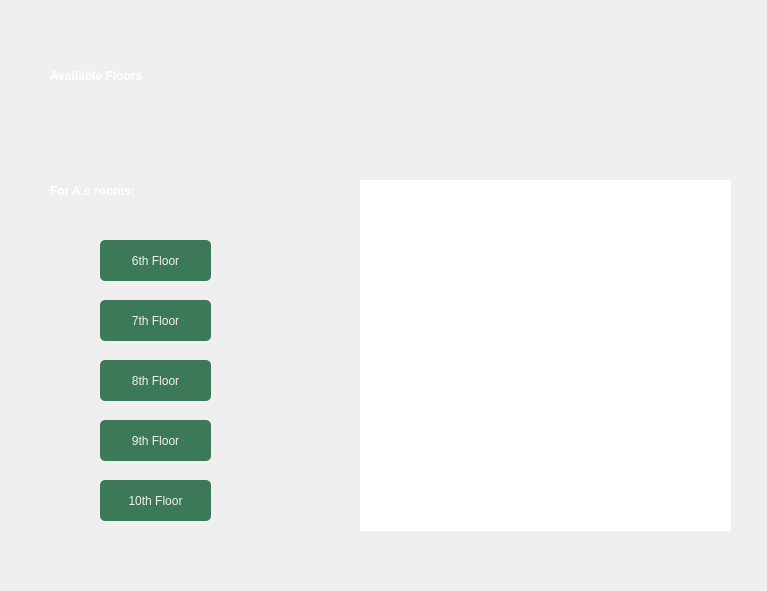
<?xml version="1.0" encoding="UTF-8"?>
<ui version="4.0">
 <class>Dialog</class>
 <widget class="QDialog" name="Dialog">
  <property name="geometry">
   <rect>
    <x>0</x>
    <y>0</y>
    <width>767</width>
    <height>591</height>
   </rect>
  </property>
  <property name="windowTitle">
   <string>Dialog</string>
  </property>
  <widget class="QLabel" name="label">
   <property name="geometry">
    <rect>
     <x>-20</x>
     <y>0</y>
     <width>791</width>
     <height>601</height>
    </rect>
   </property>
   <property name="text">
    <string/>
   </property>
   <property name="pixmap">
    <pixmap>Green White Minimalist Room Hotel Instagram Post (1).png</pixmap>
   </property>
   <property name="scaledContents">
    <bool>true</bool>
   </property>
  </widget>
  <widget class="QLabel" name="floorsLabel">
   <property name="geometry">
    <rect>
     <x>50</x>
     <y>50</y>
     <width>281</width>
     <height>51</height>
    </rect>
   </property>
   <property name="styleSheet">
    <string notr="true">font: italic 36pt &quot;Palace Script MT&quot;;
font-weight: bold;
color:white;</string>
   </property>
   <property name="text">
    <string>Available Floors</string>
   </property>
  </widget>
  <widget class="QLabel" name="acroomLabel">
   <property name="geometry">
    <rect>
     <x>50</x>
     <y>160</y>
     <width>281</width>
     <height>61</height>
    </rect>
   </property>
   <property name="styleSheet">
    <string notr="true">font: italic 36pt &quot;Palace Script MT&quot;;
font-weight: bold;
color:white;</string>
   </property>
   <property name="text">
    <string>For A.c rooms:</string>
   </property>
  </widget>
  <widget class="QLabel" name="PictureLabel">
   <property name="geometry">
    <rect>
     <x>360</x>
     <y>180</y>
     <width>371</width>
     <height>351</height>
    </rect>
   </property>
   <property name="styleSheet">
    <string notr="true">background-color:rgb(255, 255, 255);
border: 2px solid white;
</string>
   </property>
   <property name="text">
    <string/>
   </property>
   <property name="pixmap">
    <pixmap>top.jpeg</pixmap>
   </property>
   <property name="scaledContents">
    <bool>true</bool>
   </property>
  </widget>
  <widget class="QPushButton" name="floor6Button">
   <property name="geometry">
    <rect>
     <x>100</x>
     <y>240</y>
     <width>111</width>
     <height>41</height>
    </rect>
   </property>
   <property name="styleSheet">
    <string notr="true">border-radius: 5px;
font: 75 12pt &quot;Segoe Print&quot;;
background-color: rgb(60, 121, 89);
color: rgb(240, 240, 240);</string>
   </property>
   <property name="text">
    <string>6th Floor</string>
   </property>
  </widget>
  <widget class="QPushButton" name="floor9Button">
   <property name="geometry">
    <rect>
     <x>100</x>
     <y>420</y>
     <width>111</width>
     <height>41</height>
    </rect>
   </property>
   <property name="styleSheet">
    <string notr="true">border-radius: 5px;
font: 75 12pt &quot;Segoe Print&quot;;
background-color: rgb(60, 121, 89);
color: rgb(240, 240, 240);</string>
   </property>
   <property name="text">
    <string>9th Floor</string>
   </property>
  </widget>
  <widget class="QPushButton" name="floor8Button">
   <property name="geometry">
    <rect>
     <x>100</x>
     <y>360</y>
     <width>111</width>
     <height>41</height>
    </rect>
   </property>
   <property name="styleSheet">
    <string notr="true">border-radius: 5px;
font: 75 12pt &quot;Segoe Print&quot;;
background-color: rgb(60, 121, 89);
color: rgb(240, 240, 240);</string>
   </property>
   <property name="text">
    <string>8th Floor</string>
   </property>
  </widget>
  <widget class="QPushButton" name="floor7Button">
   <property name="geometry">
    <rect>
     <x>100</x>
     <y>300</y>
     <width>111</width>
     <height>41</height>
    </rect>
   </property>
   <property name="styleSheet">
    <string notr="true">border-radius: 5px;
font: 75 12pt &quot;Segoe Print&quot;;
background-color: rgb(60, 121, 89);
color: rgb(240, 240, 240);</string>
   </property>
   <property name="text">
    <string>7th Floor</string>
   </property>
  </widget>
  <widget class="QPushButton" name="floor10Button">
   <property name="geometry">
    <rect>
     <x>100</x>
     <y>480</y>
     <width>111</width>
     <height>41</height>
    </rect>
   </property>
   <property name="styleSheet">
    <string notr="true">border-radius: 5px;
font: 75 12pt &quot;Segoe Print&quot;;
background-color: rgb(60, 121, 89);
color: rgb(240, 240, 240);</string>
   </property>
   <property name="text">
    <string>10th Floor</string>
   </property>
  </widget>
 </widget>
 <resources/>
 <connections/>
</ui>
